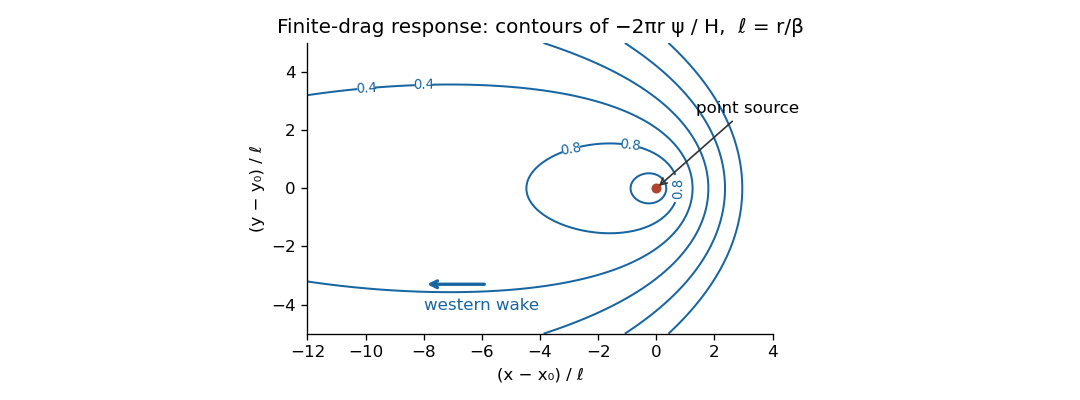

The script that drew this image:
"""Finite-drag point-source contours, original mathematical rendering.
Python 3.14; numpy 2.3.5; matplotlib 3.10.7. Output: basename PNG in cwd.
K0 evaluated by its real integral; no scipy dependency.
"""
from pathlib import Path
import numpy as np
import matplotlib
matplotlib.use('Agg')
import matplotlib.pyplot as plt

def k0(z):
 t=np.linspace(0,10,801);value=np.zeros_like(z,dtype=float)
 for i in range(len(t)-1):
  value+=(np.exp(-z*np.cosh(t[i]))+np.exp(-z*np.cosh(t[i+1])))*(t[i+1]-t[i])/2
 return value

if __name__=='__main__':
 x=np.linspace(-12,4,401);y=np.linspace(-5,5,251);X,Y=np.meshgrid(x,y)
 R=np.maximum(np.hypot(X,Y),.022);response=np.exp(-X/2)*k0(R/2)
 fig,ax=plt.subplots(figsize=(9,10/3),dpi=120,facecolor='white')
 levels=[.05,.1,.2,.4,.8,1.6,3.2]
 cs=ax.contour(X,Y,response,levels=levels,colors='#1765a1',linewidths=1.2)
 ax.clabel(cs,fmt='%g',inline=True,fontsize=8,manual=[(.6,0),(-.9,1.2),(-3,2),(-8,3),(-10,4)])
 ax.plot(0,0,'o',color='#ae452c',ms=5)
 ax.annotate('point source',xy=(0,0),xytext=(1.35,2.6),arrowprops={'arrowstyle':'->','color':'#333'},fontsize=10)
 ax.text(-8,-4.2,'western wake',color='#1765a1');ax.annotate('',xy=(-8,-3.3),xytext=(-5.8,-3.3),arrowprops={'arrowstyle':'->','color':'#1765a1','lw':2})
 ax.set(xlabel='(x − x₀) / ℓ',ylabel='(y − y₀) / ℓ',title='Finite-drag response: contours of −2πr ψ / H,  ℓ = r/β')
 ax.set_aspect('equal');ax.spines[['top','right']].set_visible(False)
 fig.tight_layout();fig.savefig(Path(__file__).with_suffix('.png').name,facecolor='white',transparent=False)
